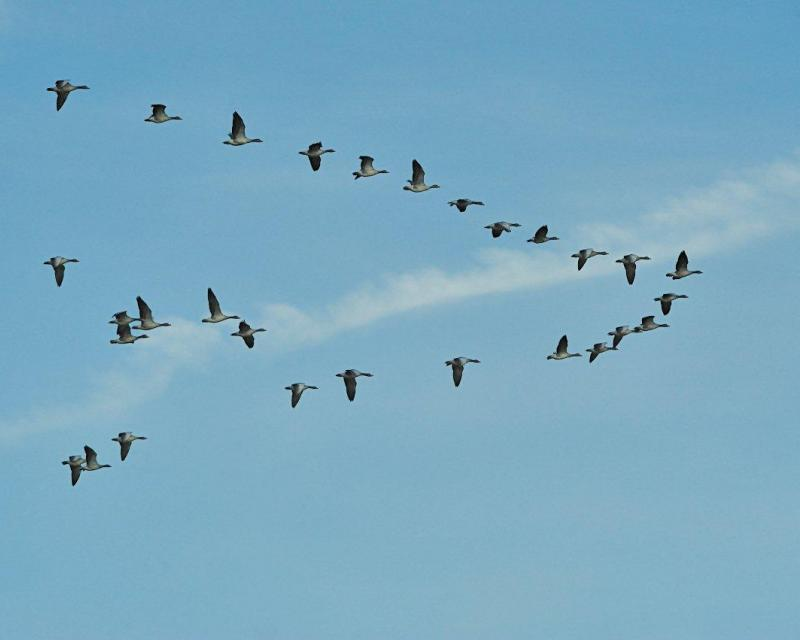
#> input picture voilier_oies_blanches.jpg, 800 x 640 px
$ python COURS_1.1_Nuance_de_gris.py
#> lines starting #> are read from the running program, lines starting #| are printed output that depends on the picture
import cv2
import numpy as np
from matplotlib import pyplot as plt
import math


def niveaudegris2(nomimage):
    img = cv2.imread(nomimage)
    gray = cv2.cvtColor(img, cv2.COLOR_BGR2GRAY)
    cv2.imshow('image', gray)


def niveaudegris(nomimage):
#> called with nomimage = 'voilier_oies_blanches.jpg'
    img = cv2.imread(nomimage, 0)
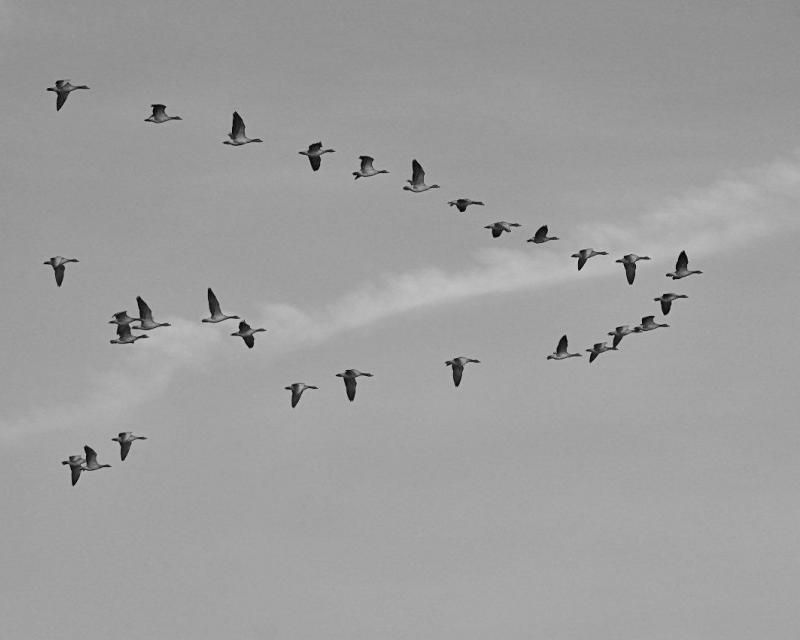
#> img: shape (640, 800); min 0, max 210, mean 157.9
    cv2.imshow('image', img)
    return img


def nbpixelsgris(nomimage, couleur='gris'):
#> called with nomimage = 'voilier_oies_blanches.jpg', couleur = 'gris'
    if couleur == 'gris':
        img = cv2.imread(nomimage)
#> img is the input picture: shape (640, 800, 3); mean B, G, R 193.5, 169.5, 121.6
    return img.shape


if __name__ == "__main__":
    img = niveaudegris('voilier_oies_blanches.jpg')
    print(nbpixelsgris('voilier_oies_blanches.jpg'))
    cv2.waitKey(0)
    cv2.destroyAllWindows()
